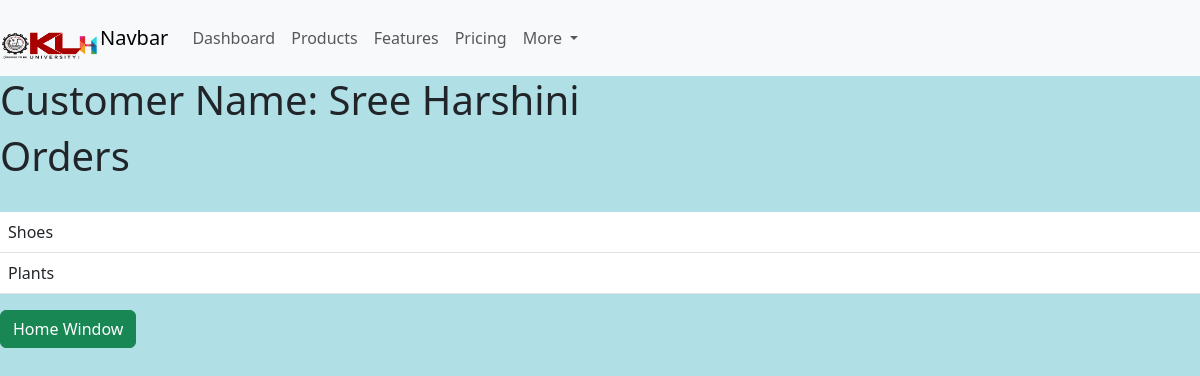
The page /customer/3/ (signed in) on the database its author committed.
### calc/models.py (models this page shows)
class Customer(models.Model):
    name=models.CharField(max_length=300, null=True)
    age=models.CharField(max_length=300, null=True)
    def __str__(self):
        return self.name

class Order(models.Model):
    STATUS=(
    ('Pending','Pending'),
    ('Out of Delivery','Out of Delivery'),
    ('Delivered','Delivered')
    )
    customer=models.ForeignKey(Customer, null=True, on_delete=models.SET_NULL)
    product=models.ForeignKey(Product, null=True, on_delete=models.SET_NULL)
    status=models.CharField(max_length=300, choices=STATUS)

class Product(models.Model):
    CATEGORY=(
    ('Indoor','Indoor'),
    ('Outdoor','Outdoor')
    )
    name=models.CharField(max_length=300,null=True)
    price=models.FloatField(max_length=300,null=True)
    category=models.CharField(max_length=300,choices=CATEGORY)
    tags=models.ManyToManyField(Tag)
    def __str__(self):
        return self.name

### calc/views.py (the view)
# urls.py: path('customer/<str:pk_test>/',views.customer, name='customer'),
@login_required(login_url='login')
@cache_control(no_cache=True, must_revalidate=True, no_store=True)
def customer(request, pk_test):
    customer=Customer.objects.get(id=pk_test)
    customers=Customer.objects.all()
    orders=customer.order_set.all()
    order_count=orders.count()
    context={'customers':customers, 'cust':customer,'orders':orders,'ordcount':order_count}
    return render(request,'customer.html',context)

### templates/customer.html (shortened to what this page needs)
<!DOCTYPE html>
<html lang="en">
<head>
</head>
<body>
    {% extends 'base.html' %}
{% block content %}
<h1>Customer Name: {{ cust}}</h1>
<h1>Orders</h1>
<table class="table">
{% for i in orders %}
<tr>
<td>{{i.product}}</td>
</tr>
{% endfor %}
</table>
<a href="{% url 'home' %}"><button type="button" class="btn btn-success">Home Window</button></a>
{% endblock %}

### rows shown on the page
Customer: name "Sree Harshini"
Order: product "Shoes"
Order: product "Plants"
